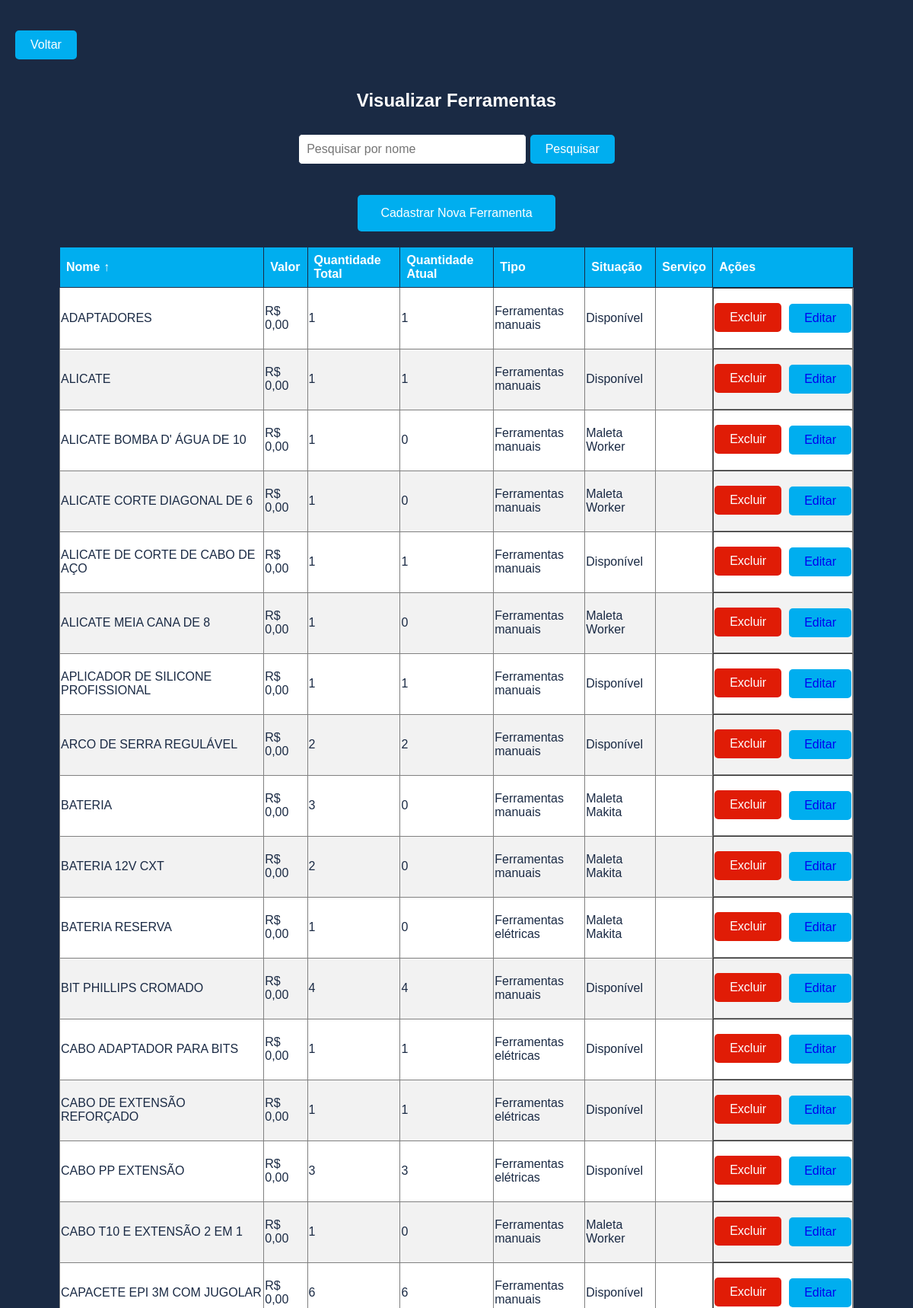
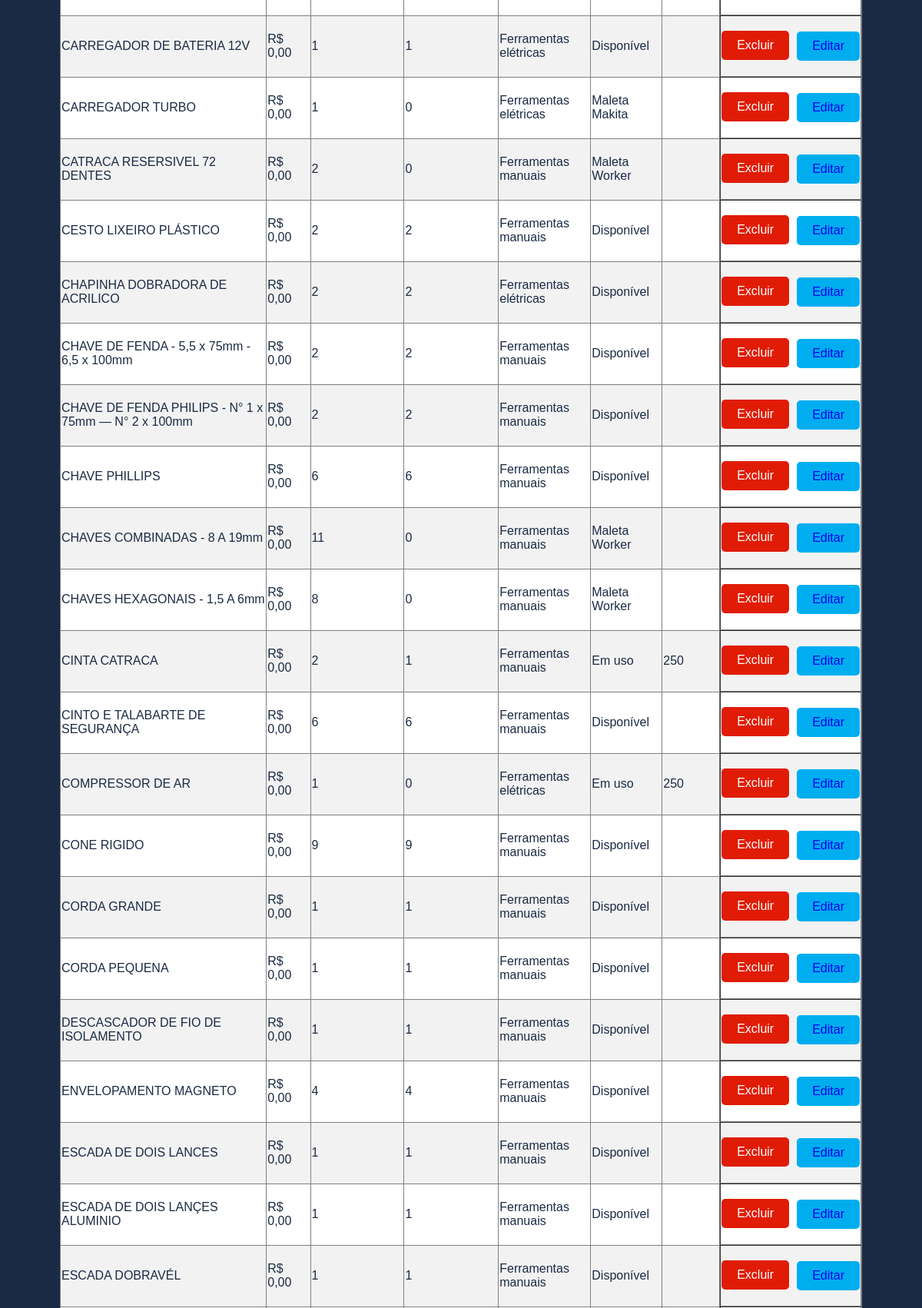
The page /menu/ferramentas/index.php (signed in, upper part) on the database its author committed (2 pictures, top to bottom).
### tables this page shows
CREATE TABLE IF NOT EXISTS `ferramentas` (
  `id_ferramenta` int NOT NULL AUTO_INCREMENT,
  `nome` varchar(250) NOT NULL,
  `valor` float NOT NULL,
  `quantidade_total` int NOT NULL,
  `quantidade_atual` int NOT NULL,
  `tipo` varchar(250) NOT NULL,
  `situacao` varchar(250) DEFAULT 'Disponível',
  `nome_num` varchar(250) DEFAULT NULL,
  PRIMARY KEY (`id_ferramenta`),
  UNIQUE KEY `id` (`id_ferramenta`),
  KEY `fk_ordem_servico` (`nome_num`)
);

CREATE TABLE IF NOT EXISTS `maletas` (
  `id_maleta` int NOT NULL AUTO_INCREMENT,
  `nome` varchar(250) NOT NULL,
  `custo` float NOT NULL,
  `situacao` enum('Disponível','Em uso') NOT NULL DEFAULT 'Disponível',
  `nome_num` varchar(250) DEFAULT NULL,
  PRIMARY KEY (`id_maleta`),
  UNIQUE KEY `id` (`id_maleta`),
  UNIQUE KEY `nome` (`nome`),
  KEY `fk_ordem_servico` (`nome_num`)
);

### menu/ferramentas/index.php (the view, shortened to what this page needs)
<?php
include '../conn.php';
$search = isset($_GET['search']) ? $_GET['search'] : '';
$organizar_coluna = isset($_GET['sort_column']) ? $_GET['sort_column'] : 'nome';
$organizar_direcao = isset($_GET['sort_direction']) ? $_GET['sort_direction'] : 'ASC';
$nova_organizar_direcao = ($organizar_direcao === 'ASC') ? 'DESC' : 'ASC';
$query = "SELECT f.*, m.nome AS nome_maleta
          FROM ferramentas f
          LEFT JOIN ferramenta_maleta fm ON f.id_ferramenta = fm.id_ferramenta
          LEFT JOIN maletas m ON fm.id_maleta = m.id_maleta
          WHERE f.nome LIKE ?
          ORDER BY $organizar_coluna $organizar_direcao";
$stmt = $conn->prepare($query);
$search_param = '%' . $search . '%';
$stmt->bind_param('s', $search_param);
$stmt->execute();
$result = $stmt->get_result();
?>
<!DOCTYPE html>
<html lang="pt-BR">
<head>
    <link rel="stylesheet" href="style.css">
</head>
<body>
    <div class='back-button'>
        <a href='..'>Voltar</a>
    </div>
    <h2>Visualizar Ferramentas</h2>
    <form method='GET' action='#'>
        <input type='text' name='search' placeholder='Pesquisar por nome' value='<?php echo htmlspecialchars($search); ?>'>
        <button type='submit'>Pesquisar</button>
    </form>
    <a href='cadastrar_ferramenta'><button>Cadastrar Nova Ferramenta</button></a>
    <table border='1' class="table-container">
        <thead>
            <tr>
                <th class="table-header">
                    <a href='?sort_column=nome&amp;sort_direction=<?php echo $nova_organizar_direcao; ?>&amp;search=<?php echo urlencode($search); ?>'>
                        Nome <?php echo ($organizar_coluna === 'nome' ? ($organizar_direcao === 'ASC' ? '↑' : '↓') : ''); ?>
                    </a>
                </th>
                <th class="table-header">
                    <a href='../ferramentas?sort_column=valor&amp;sort_direction=<?php echo $nova_organizar_direcao; ?>&amp;search=<?php echo urlencode($search); ?>'>
                        Valor <?php echo ($organizar_coluna === 'valor' ? ($organizar_direcao === 'ASC' ? '↑' : '↓') : ''); ?>
                    </a>
                </th>
                <th class="table-header">
                    <a href='../ferramentas?sort_column=quantidade_total&amp;sort_direction=<?php echo $nova_organizar_direcao; ?>&amp;search=<?php echo urlencode($search); ?>'>
                        Quantidade Total <?php echo ($organizar_coluna === 'quantidade_total' ? ($organizar_direcao === 'ASC' ? '↑' : '↓') : ''); ?>
                    </a>
                </th>
                <th class="table-header">
                    <a href='../ferramentas?sort_column=quantidade_atual&amp;sort_direction=<?php echo $nova_organizar_direcao; ?>&amp;search=<?php echo urlencode($search); ?>'>
                        Quantidade Atual <?php echo ($organizar_coluna === 'quantidade_atual' ? ($organizar_direcao === 'ASC' ? '↑' : '↓') : ''); ?>
                    </a>
                </th>
                <th class="table-header">
                    <a href='../ferramentas?sort_column=tipo&amp;sort_direction=<?php echo $nova_organizar_direcao; ?>&amp;search=<?php echo urlencode($search); ?>'>
                        Tipo <?php echo ($organizar_coluna === 'tipo' ? ($organizar_direcao === 'ASC' ? '↑' : '↓') : ''); ?>
                    </a>
                </th>
                <th class="table-header">
                    <a href='../ferramentas?sort_column=situacao&amp;sort_direction=<?php echo $nova_organizar_direcao; ?>&amp;search=<?php echo urlencode($search); ?>'>
                        Situação <?php echo ($organizar_coluna === 'situacao' ? ($organizar_direcao === 'ASC' ? '↑' : '↓') : ''); ?>
                    </a>
                </th>
                <th class="table-header">
                    <a href='../ferramentas?sort_column=nome_num&amp;sort_direction=<?php echo $nova_organizar_direcao; ?>&amp;search=<?php echo urlencode($search); ?>'>
                        Serviço <?php echo ($organizar_coluna === 'nome_num' ? ($organizar_direcao === 'ASC' ? '↑' : '↓') : ''); ?>
                    </a>
                </th>
                <th>Ações</th>
            </tr>
        </thead>
        <tbody>
            <?php if ($result->num_rows > 0): ?>
                <?php while ($row = $result->fetch_assoc()): $situacao = !is_numeric($row['situacao']) ? $row['situacao'] : $row['nome_maleta']; ?>
                    <tr>
                        <td><?php echo htmlspecialchars($row['nome']); ?></td>
                        <td><?php echo "R$ " . number_format($row['valor'], 2, ',', '.'); ?></td>
                        <td><?php echo htmlspecialchars($row['quantidade_total']); ?></td>
                        <td><?php echo htmlspecialchars($row['quantidade_atual']); ?></td>
                        <td><?php echo htmlspecialchars($row['tipo']); ?></td>
                        <td><?php echo htmlspecialchars($situacao); ?></td>
                        <td><?php echo htmlspecialchars((string)($row['nome_num'] ?? '')); ?></td>
                        <td class="actions">
                            <?php if (isset($_SESSION['user_type']) && $_SESSION['user_type'] == 1): ?>
                                <form action='deletar_ferramenta.php' method='POST' style='display:inline;' onsubmit="return confirm('Tem certeza que deseja excluir esta ferramenta?');">
                                    <button type='submit' class="delete-button">Excluir</button>
                                </form>
                            <?php endif; ?>
                            <button class="edit-button"><a href=' editar_ferramenta?id_ferramenta=<?php echo urlencode($row['id_ferramenta']); ?>'>Editar</a></button>
                        </td>
                    </tr>
                <?php endwhile; ?>
            <?php else: ?>
                <tr>
                    <td colspan='8'>Nenhuma ferramenta cadastrada.</td>
                </tr>
            <?php endif; ?>
        </tbody>
    </table>
</body>
</html>

### menu/ferramentas/style.css (style rules this page uses)
body { min-height: 100vh; display: flex; flex-direction: column; justify-content: center; }
h2 { text-align: center; color: var(--cor-branca); margin-top: 20px; }
a { text-decoration: none; }
a button { background-color: var(--accent-color); color: var(--secondary-color); border: none; padding: 15px 30px; border-radius: 5px; cursor: pointer; display: block; margin: 20px auto; }
table { width: 90%; margin: 0 auto; }
.table-header a { color: var(--secondary-color); text-decoration: none; font-weight: bold; }
table tr:nth-child(even) { background-color: var(--neutral-color); }
.edit-button { background-color: var(--accent-color); color: var(--secondary-color); border: none; padding: 10px 20px; border-radius: var(--border-radius); cursor: pointer; font-size: 1em; transition: background-color 0.3s ease; }
th { color: var(--secondary-color); }
td.actions { display: flex; justify-content: center; align-items: center; gap: 10px; }
form { text-align: center; margin-bottom: 20px; }
form input[type="text"] { width: 300px; }
form button { background-color: var(--accent-color); margin-top: 0; }

### menu/styles.css (style rules this page uses)
body { background-color: var(--primary-color); font-family: var(--font-family); color: var(--secondary-color); margin: 0; padding: 20px; font-family: Arial, Helvetica, sans-serif; }
h1, h2, h3 { margin-bottom: 30px; }
button { background-color: var(--accent-color); color: var(--secondary-color); border: none; padding: 10px 20px; border-radius: var(--border-radius); cursor: pointer; font-size: 1em; transition: background-color 0.3s ease; }
.back-button { margin: 20px; }
.back-button a { background-color: var(--accent-color); color: var(--secondary-color); text-decoration: none; transition: background-color 0.2s, color 0.2s; font-weight: 500; font-size: 1rem; display: inline-block; padding: 10px 20px; border-radius: var(--border-radius); }
.back-button { margin: 20px 0; text-align: left; }
.table-style, table { width: 100%; border-collapse: collapse; background-color: var(--secondary-color); color: var(--primary-color); }
.table-style th, table th { background-color: var(--accent-color); color: var(--secondary-color); border: 1px solid var(--primary-color); padding: 8px; text-align: left; }
.table-style tr:nth-child(even), table tr:nth-child(even) { background-color: var(--neutral-color); }
input[type="text"], input[type="tel"], input[type="email"], select, textarea { width: 100%; padding: 10px; border: 1px solid var(--primary-color); border-radius: var(--border-radius); box-sizing: border-box; font-size: 1em; }
.delete-button { background-color: #e01c06; color: white; margin-top: 18px; border: none; padding: 10px 20px; border-radius: var(--border-radius); cursor: pointer; font-size: 1em; transition: background-color 0.3s ease; }

### menu/config.css (style rules this page uses)
:root { --primary-color: #1A2A44; --secondary-color: #FFFFFF; --accent-color: #00AEEF; --accent-hover-color: #008FCC; --neutral-color: #F2F2F2; --font-family: Arial, sans-serif; --border-radius: 5px; --container-radius: 10px; --shadow: 0 0 15px rgba(0, 0, 0, 0.2); }

### rows shown on the page
ferramentas: nome "ADAPTADORES", valor "0,00", quantidade_total "1", quantidade_atual "1", tipo "Ferramentas manuais", situacao "Disponível"
ferramentas: nome "ALICATE", valor "0,00", quantidade_total "1", quantidade_atual "1", tipo "Ferramentas manuais", situacao "Disponível"
ferramentas: nome "ALICATE BOMBA D' ÁGUA DE 10", valor "0,00", quantidade_total "1", quantidade_atual "0", tipo "Ferramentas manuais", maletas.nome "Maleta Worker"
ferramentas: nome "ALICATE CORTE DIAGONAL DE 6", valor "0,00", quantidade_total "1", quantidade_atual "0", tipo "Ferramentas manuais", maletas.nome "Maleta Worker"
ferramentas: nome "ALICATE DE CORTE DE CABO DE AÇO", valor "0,00", quantidade_total "1", quantidade_atual "1", tipo "Ferramentas manuais", situacao "Disponível"
ferramentas: nome "ALICATE MEIA CANA DE 8", valor "0,00", quantidade_total "1", quantidade_atual "0", tipo "Ferramentas manuais", maletas.nome "Maleta Worker"
ferramentas: nome "APLICADOR DE SILICONE PROFISSIONAL", valor "0,00", quantidade_total "1", quantidade_atual "1", tipo "Ferramentas manuais", situacao "Disponível"
ferramentas: nome "ARCO DE SERRA REGULÁVEL", valor "0,00", quantidade_total "2", quantidade_atual "2", tipo "Ferramentas manuais", situacao "Disponível"
ferramentas: nome "BATERIA", valor "0,00", quantidade_total "3", quantidade_atual "0", tipo "Ferramentas manuais", maletas.nome "Maleta Makita"
ferramentas: nome "BATERIA 12V CXT", valor "0,00", quantidade_total "2", quantidade_atual "0", tipo "Ferramentas manuais", maletas.nome "Maleta Makita"
ferramentas: nome "BATERIA RESERVA", valor "0,00", quantidade_total "1", quantidade_atual "0", tipo "Ferramentas elétricas", maletas.nome "Maleta Makita"
ferramentas: nome "BIT PHILLIPS CROMADO", valor "0,00", quantidade_total "4", quantidade_atual "4", tipo "Ferramentas manuais", situacao "Disponível"
ferramentas: nome "CABO ADAPTADOR PARA BITS", valor "0,00", quantidade_total "1", quantidade_atual "1", tipo "Ferramentas elétricas", situacao "Disponível"
ferramentas: nome "CABO DE EXTENSÃO REFORÇADO", valor "0,00", quantidade_total "1", quantidade_atual "1", tipo "Ferramentas elétricas", situacao "Disponível"
ferramentas: nome "CABO PP EXTENSÃO", valor "0,00", quantidade_total "3", quantidade_atual "3", tipo "Ferramentas elétricas", situacao "Disponível"
ferramentas: nome "CABO T10 E EXTENSÃO 2 EM 1", valor "0,00", quantidade_total "1", quantidade_atual "0", tipo "Ferramentas manuais", maletas.nome "Maleta Worker"
ferramentas: nome "CAPACETE EPI 3M COM JUGOLAR", valor "0,00", quantidade_total "6", quantidade_atual "6", tipo "Ferramentas manuais", situacao "Disponível"
ferramentas: nome "CARREGADOR DE BATERIA 12V", valor "0,00", quantidade_total "1", quantidade_atual "1", tipo "Ferramentas elétricas", situacao "Disponível"
ferramentas: nome "CARREGADOR TURBO", valor "0,00", quantidade_total "1", quantidade_atual "0", tipo "Ferramentas elétricas", maletas.nome "Maleta Makita"
ferramentas: nome "CATRACA RESERSIVEL 72 DENTES", valor "0,00", quantidade_total "2", quantidade_atual "0", tipo "Ferramentas manuais", maletas.nome "Maleta Worker"
ferramentas: nome "CESTO LIXEIRO PLÁSTICO", valor "0,00", quantidade_total "2", quantidade_atual "2", tipo "Ferramentas manuais", situacao "Disponível"
ferramentas: nome "CHAPINHA DOBRADORA DE ACRILICO", valor "0,00", quantidade_total "2", quantidade_atual "2", tipo "Ferramentas elétricas", situacao "Disponível"
ferramentas: nome "CHAVE DE FENDA - 5,5 x 75mm - 6,5 x 100mm", valor "0,00", quantidade_total "2", quantidade_atual "2", tipo "Ferramentas manuais", situacao "Disponível"
ferramentas: nome "CHAVE DE FENDA PHILIPS - N° 1 x 75mm — N° 2 x 100mm", valor "0,00", quantidade_total "2", quantidade_atual "2", tipo "Ferramentas manuais", situacao "Disponível"
ferramentas: nome "CHAVE PHILLIPS", valor "0,00", quantidade_total "6", quantidade_atual "6", tipo "Ferramentas manuais", situacao "Disponível"
ferramentas: nome "CHAVES COMBINADAS - 8 A 19mm", valor "0,00", quantidade_total "11", quantidade_atual "0", tipo "Ferramentas manuais", maletas.nome "Maleta Worker"
ferramentas: nome "CHAVES HEXAGONAIS - 1,5 A 6mm", valor "0,00", quantidade_total "8", quantidade_atual "0", tipo "Ferramentas manuais", maletas.nome "Maleta Worker"
ferramentas: nome "CINTA CATRACA", valor "0,00", quantidade_total "2", quantidade_atual "1", tipo "Ferramentas manuais", situacao "Em uso", nome_num "250"
ferramentas: nome "CINTO E TALABARTE DE SEGURANÇA", valor "0,00", quantidade_total "6", quantidade_atual "6", tipo "Ferramentas manuais", situacao "Disponível"
ferramentas: nome "COMPRESSOR DE AR", valor "0,00", quantidade_total "1", quantidade_atual "0", tipo "Ferramentas elétricas", situacao "Em uso", nome_num "250"
ferramentas: nome "CONE RIGIDO", valor "0,00", quantidade_total "9", quantidade_atual "9", tipo "Ferramentas manuais", situacao "Disponível"
ferramentas: nome "CORDA GRANDE", valor "0,00", quantidade_total "1", quantidade_atual "1", tipo "Ferramentas manuais", situacao "Disponível"
ferramentas: nome "CORDA PEQUENA", valor "0,00", quantidade_total "1", quantidade_atual "1", tipo "Ferramentas manuais", situacao "Disponível"
ferramentas: nome "DESCASCADOR DE FIO DE ISOLAMENTO", valor "0,00", quantidade_total "1", quantidade_atual "1", tipo "Ferramentas manuais", situacao "Disponível"
ferramentas: nome "ENVELOPAMENTO MAGNETO", valor "0,00", quantidade_total "4", quantidade_atual "4", tipo "Ferramentas manuais", situacao "Disponível"
ferramentas: nome "ESCADA DE DOIS LANCES", valor "0,00", quantidade_total "1", quantidade_atual "1", tipo "Ferramentas manuais", situacao "Disponível"
ferramentas: nome "ESCADA DE DOIS LANÇES ALUMINIO", valor "0,00", quantidade_total "1", quantidade_atual "1", tipo "Ferramentas manuais", situacao "Disponível"
ferramentas: nome "ESCADA DOBRAVÉL", valor "0,00", quantidade_total "1", quantidade_atual "1", tipo "Ferramentas manuais", situacao "Disponível"
